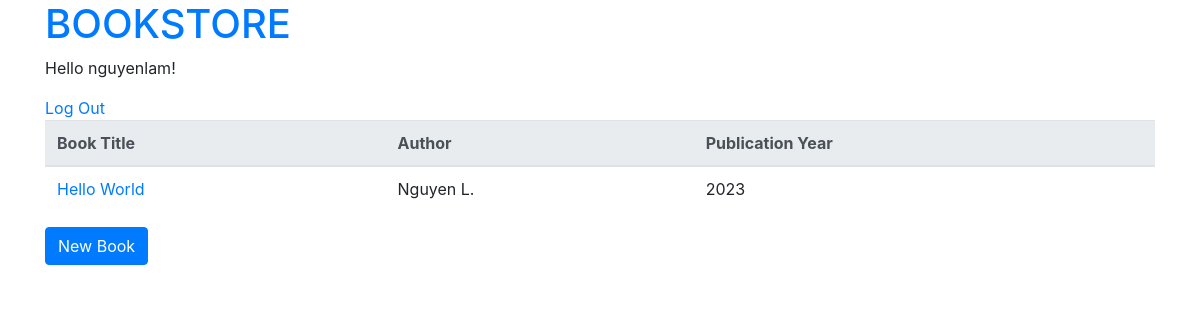
Before: / (signed in) with the older database file.
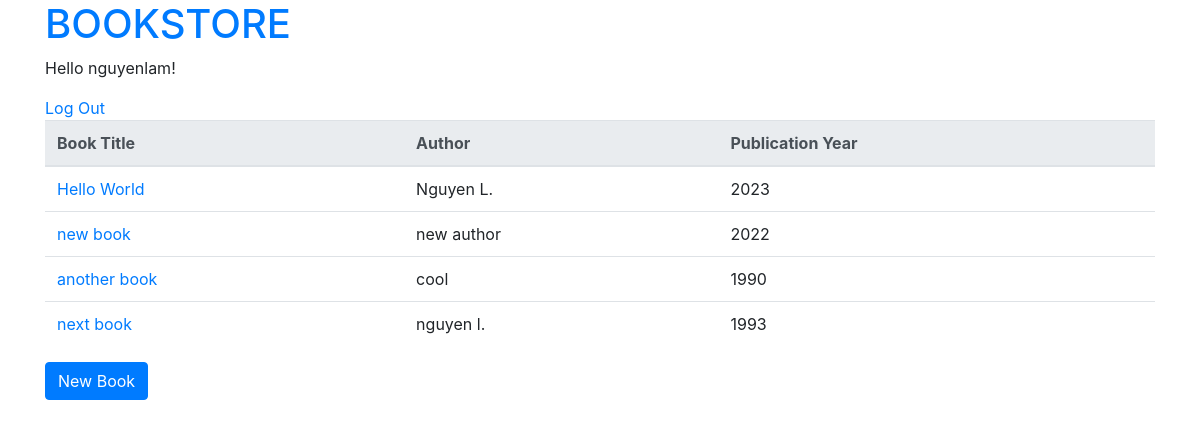
After: the same page with the newer database file.
### bookstore/models.py (models this page shows, shortened)
class Book(models.Model):
    title = models.CharField(max_length=200)
    author = models.CharField(max_length=50)
    year = models.IntegerField()

### bookstore/views.py (the view)
# urls.py: path("", BookstoreListView.as_view(), name="home"),
class BookstoreListView(ListView):
    model = Book
    template_name = "home.html"
    paginate_by = 10                # specify max number in a page for pagination

### templates/home.html (shortened to what this page needs)
{% extends "base.html" %}
{% block content %}
{% if user.is_authenticated %}
    <p>Hello {{ user.username }}!</p>
    <a href="{% url 'logout' %}">Log Out</a>
    <div>
        <table class="table">
            <thead class="thead-light">
                <tr>
                    <th scope="col">Book Title</th>
                    <th scope="col">Author</th>
                    <th scope="col">Publication Year</th>
                </tr>
            </thead>
            <tbody>
                {% for book in book_list %}
                <tr>
                    <td><a href="{% url 'book_detail' book.pk %}">{{ book.title }}</a></td>
                    <td>{{ book.author }}</td>
                    <td>{{ book.year }}</td>
                </tr>
                {% endfor %}
            </tbody>
        </table>
        <a class="btn btn-primary" href="{% url 'book_new' %}">New Book</a>
    </div>
{% else %}
    <p>You are not logged in.</p>
    <a href="{% url 'login' %}">Log In</a> |
    <a href="{% url 'signup' %}">Sign Up</a>
{% endif %}
{% endblock content %}

Changed rows visible on the page:
added Book: title "new book", author "new author", year "2022"
added Book: title "another book", author "cool", year "1990"
added Book: title "next book", author "nguyen l.", year "1993"
